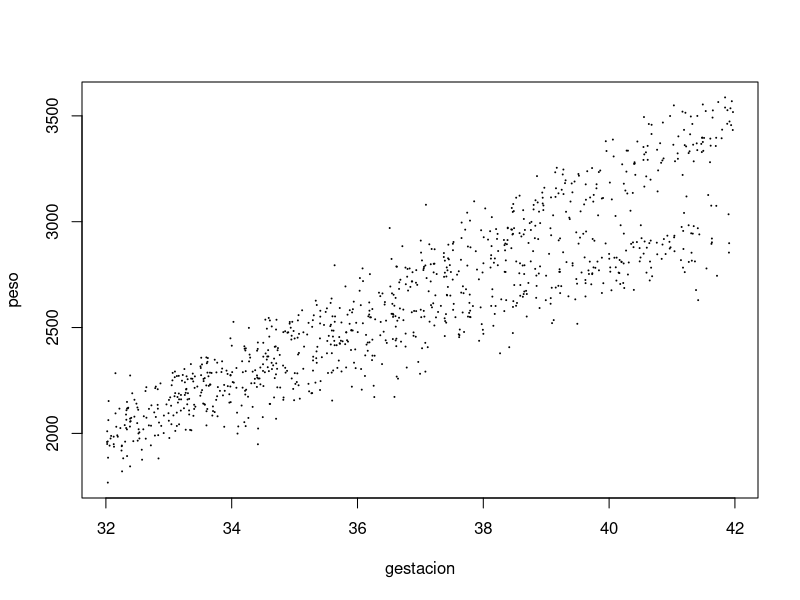
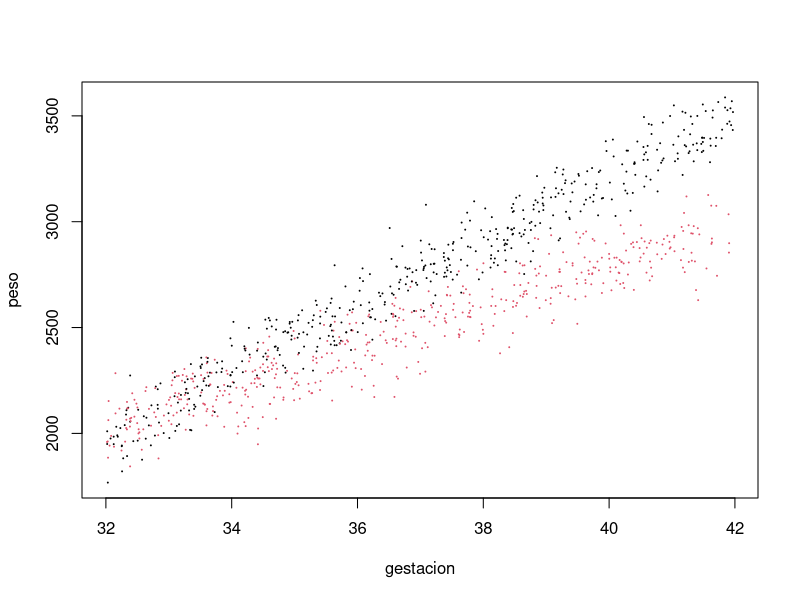
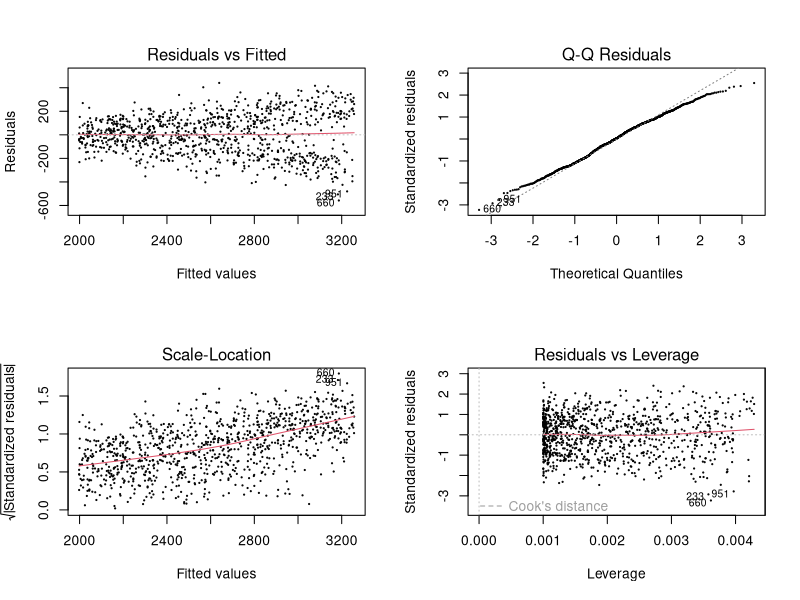
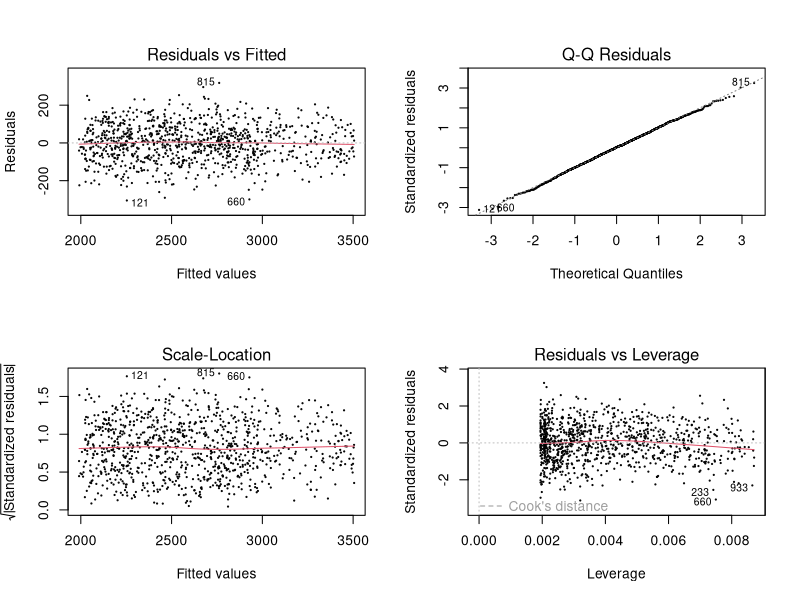

The R source for these figures, in order:
set.seed(1234)
n=1000 #tamaño muestral
fuma=sample(c(TRUE,FALSE),n,replace=TRUE) #la madre fuma o no 
gestacion=32+10*runif(n)
sigma=100
peso = 2000 + (gestacion-32)*(100*(fuma==TRUE) + 150*(fuma==FALSE)) + rnorm(n,0,sigma) 

simu=data.frame(fuma=fuma,peso=peso,gestacion=gestacion)

plot(peso~gestacion,data=simu,cex=.1)

plot(peso~gestacion,data=simu,cex=.1,col=fuma+1)

fit0=lm(peso~gestacion,data=simu)
par(mfrow=c(2,2))
plot(fit0,cex=.2)

fit1=lm(peso~gestacion*fuma,data=simu)
summary(fit1)
plot(fit1,cex=.2)
